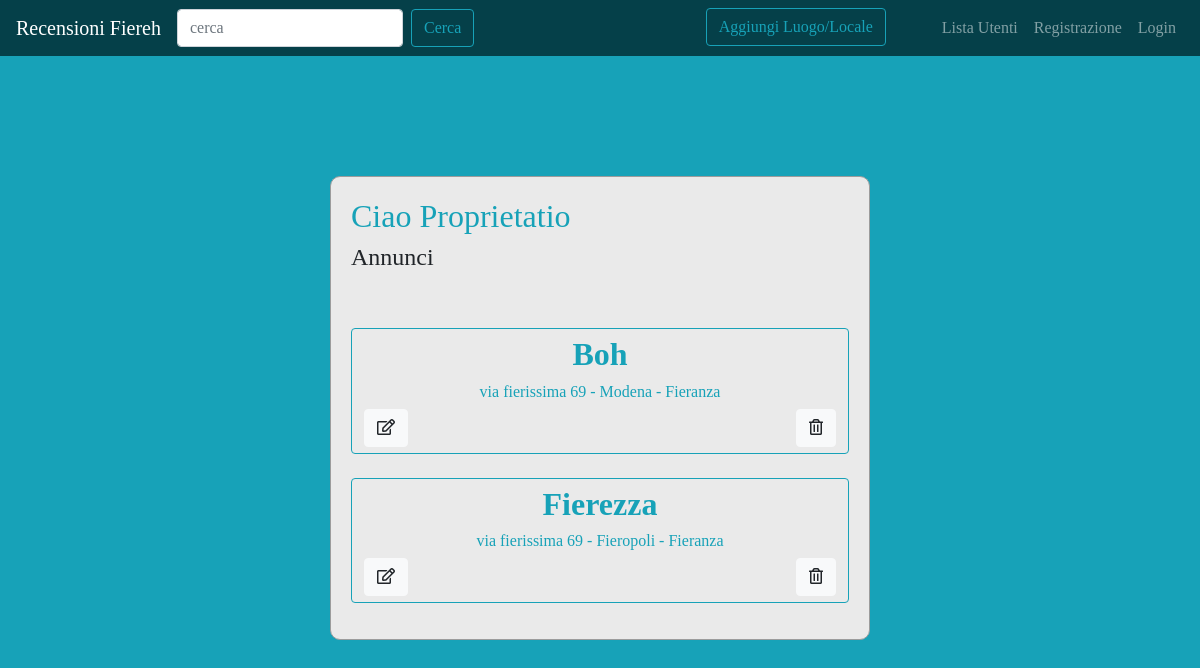
The page /user/Proprietatio/ on the database as committed earlier.
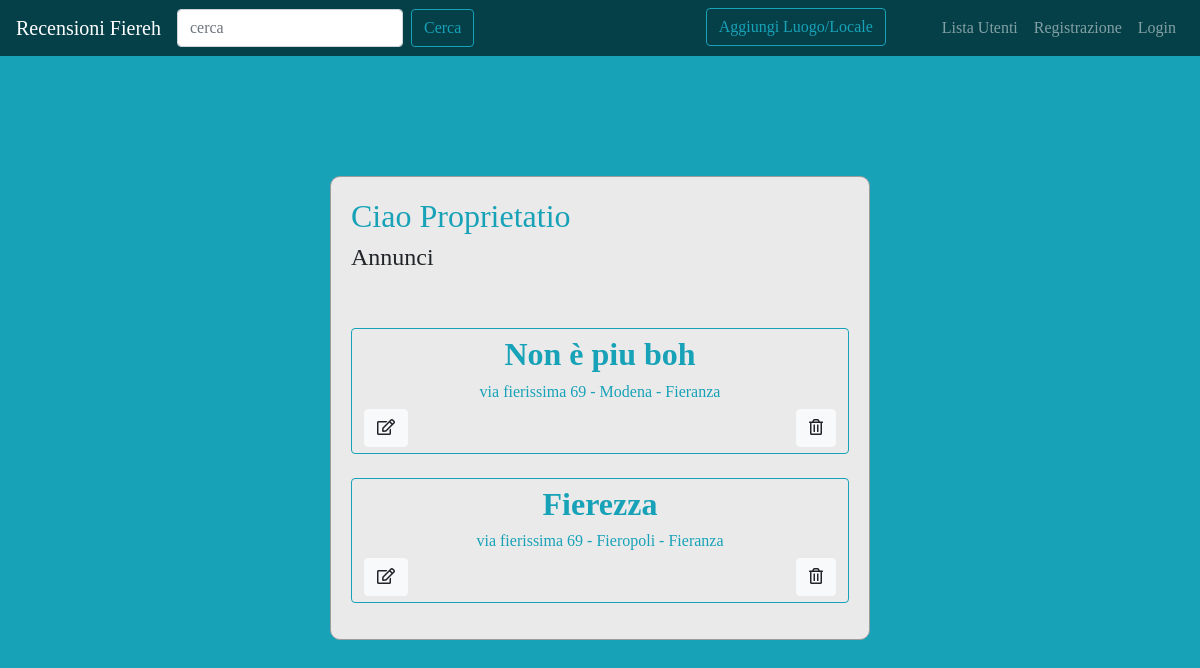
The same page on the database as committed later.
### forum/models.py (models this page shows, shortened)
class Sezione(models.Model):
    nome_sezione = models.CharField(max_length=80)
    descrizione = models.TextField(default='', null=False)
    citta = models.CharField(max_length=80,default='', null=False)
    provincia = models.CharField(max_length=80,default='', null=False)
    indirizzo = models.CharField(max_length=80,default='', null=False)
    logo_sezione = models.ImageField(null=True)
    user = models.ForeignKey(User, on_delete=models.CASCADE)
    def get_absolute_url(self):
        return reverse("sezione_view", kwargs={"pk" : self.pk})
    class Meta:
        verbose_name = "Sezione"
        verbose_name_plural = "Sezioni"

### core/views.py (the view)
# urls.py: path('user/<username>/', views.userProfileView, name='user_profile'),
def userProfileView(request, username):
    user = get_object_or_404(User, username=username)
    sezione = Sezione.objects.filter(user=user.pk).order_by("-pk")
    context={"user": user, "sezioni":sezione}
    return render(request, 'core/user_profile.html', context)

### core/templates/core/user_profile.html (shortened to what this page needs)
{% extends 'base.html' %}
{% block content %}
<div id="login">
    <div class="container">
        <div id="login-row" class="row justify-content-center align-items-center">
            <div id="login-column" class="col-md-6">
                <div id="login-box" class="col-md-12">
                    <h2 style="color: #17a2b8;">Ciao {{user}}</h2>
                    <h4>{% if request.user == user %}Ecco tuoi {% endif %} Annunci</h4>
                    <br>
                    <div class="d-flex flex-column bd-highlight mb-3">
                        {% for sezione in sezioni %}
                        <div onclick='location.href="{{ sezione.get_absolute_url}}"' id="login-box2"class="btn btn-outline-info mt-4">
                            <h2><strong>{{ sezione.nome_sezione }}</strong></h2>
                            <h6>{{sezione.indirizzo}} - {{sezione.citta}} - {{sezione.provincia}} </h6>
                            <a class="btn btn-light float-left" href=" {%  url 'articolo-modifica' sezione.id %}">
                                <i class='far fa-edit'></i>
                            </a>
                            <a class="btn btn-light float-right" href=" {%  url 'articolo-delete' sezione.id %}">
                                <i class='far fa-trash-alt'></i>
                            </a>
                        </div>
                        {% endfor %}
                    </div>
                </div>
            </div>
        </div>
    </div>
</div>
{% endblock content %}

Rows that differ between the two databases and show on the page:
changed Sezione "Modena": nome_sezione "Boh" → "Non è piu boh"
